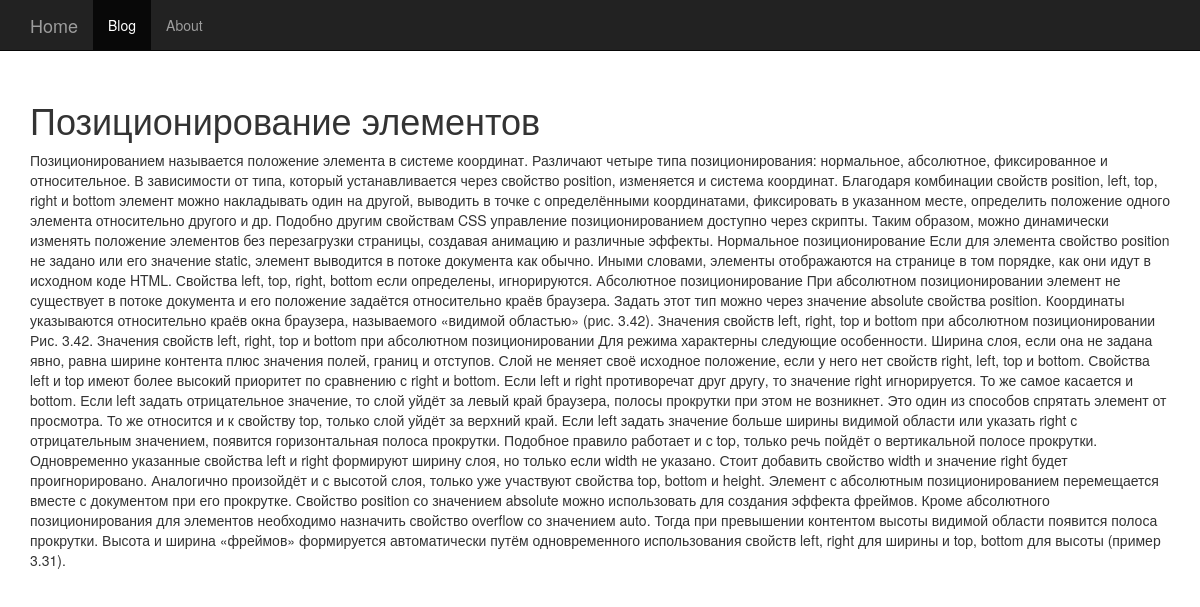
Screenshot of /blog/articles/1/ with the database file from the repository.
### blog/models.py (models this page shows, shortened)
class Article(models.Model):
    title = models.CharField(max_length=200)
    text = models.TextField()
    user = models.ForeignKey(User)

### blog/views.py (the view)
# urls.py: url(r'^articles/(?P<article_id>[0-9]+)/$', views.show_article, name='article'),
def show_article(request, article_id):
    article = get_object_or_404(Article, id=article_id)
    return render (request, 'blog/article.html', {'article':article})

### blog/templates/blog/article.html (shortened to what this page needs)
{% extends 'blog/base.html' %}
{% block content %}
    <h1>{{ article.title }}</h1>
    <p>{{ article.text }}</p>
{% endblock %}

### rows the page displays
Article: title "Позиционирование элементов", text "Позиционированием называется положение элемента в системе координат. Различают четыре типа позиционирования: нормальное, абсолютное, фиксированное и относительное. В зависимости от типа, который устанавливается через свойство position, изменяется и система координат. Благодаря комбинации свойств position, left, top, right и bottom элемент можно накладывать один на другой, выводить в точке с определёнными координатами, фиксировать в указанном месте, определить положение одного элемента относительно другого и др. Подобно другим свойствам CSS управление позиционированием доступно через скрипты. Таким образом, можно динамически изменять положение элементов без перезагрузки страницы, создавая…"
